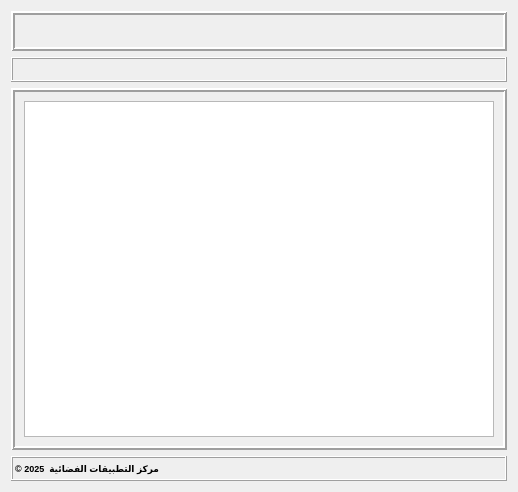
<?xml version="1.0" encoding="UTF-8"?>
<ui version="4.0">
 <class>Dialog</class>
 <widget class="QDialog" name="Dialog">
  <property name="geometry">
   <rect>
    <x>0</x>
    <y>0</y>
    <width>518</width>
    <height>492</height>
   </rect>
  </property>
  <property name="minimumSize">
   <size>
    <width>518</width>
    <height>492</height>
   </size>
  </property>
  <property name="maximumSize">
   <size>
    <width>518</width>
    <height>492</height>
   </size>
  </property>
  <property name="windowTitle">
   <string>Dialog</string>
  </property>
  <layout class="QVBoxLayout" name="verticalLayout_2">
   <item>
    <widget class="QFrame" name="frame_2">
     <property name="maximumSize">
      <size>
       <width>500</width>
       <height>90</height>
      </size>
     </property>
     <property name="frameShape">
      <enum>QFrame::Box</enum>
     </property>
     <property name="frameShadow">
      <enum>QFrame::Raised</enum>
     </property>
     <property name="lineWidth">
      <number>2</number>
     </property>
     <layout class="QVBoxLayout" name="verticalLayout">
      <item>
       <widget class="QLabel" name="label">
        <property name="text">
         <string/>
        </property>
        <property name="pixmap">
         <pixmap>../icons/Logo_MICLAT.jpg</pixmap>
        </property>
        <property name="scaledContents">
         <bool>true</bool>
        </property>
        <property name="alignment">
         <set>Qt::AlignCenter</set>
        </property>
       </widget>
      </item>
     </layout>
    </widget>
   </item>
   <item>
    <widget class="QFrame" name="frame_10">
     <property name="minimumSize">
      <size>
       <width>0</width>
       <height>25</height>
      </size>
     </property>
     <property name="maximumSize">
      <size>
       <width>16777215</width>
       <height>25</height>
      </size>
     </property>
     <property name="styleSheet">
      <string notr="true"/>
     </property>
     <property name="frameShape">
      <enum>QFrame::Box</enum>
     </property>
     <property name="frameShadow">
      <enum>QFrame::Raised</enum>
     </property>
     <layout class="QHBoxLayout" name="horizontalLayout_11">
      <property name="leftMargin">
       <number>2</number>
      </property>
      <property name="topMargin">
       <number>2</number>
      </property>
      <property name="rightMargin">
       <number>2</number>
      </property>
      <property name="bottomMargin">
       <number>2</number>
      </property>
      <item>
       <widget class="QLabel" name="list_title">
        <property name="minimumSize">
         <size>
          <width>0</width>
          <height>15</height>
         </size>
        </property>
        <property name="maximumSize">
         <size>
          <width>16777215</width>
          <height>15</height>
         </size>
        </property>
        <property name="font">
         <font>
          <pointsize>7</pointsize>
          <weight>75</weight>
          <bold>true</bold>
         </font>
        </property>
        <property name="text">
         <string/>
        </property>
        <property name="alignment">
         <set>Qt::AlignCenter</set>
        </property>
       </widget>
      </item>
     </layout>
    </widget>
   </item>
   <item>
    <widget class="QFrame" name="frame">
     <property name="minimumSize">
      <size>
       <width>0</width>
       <height>70</height>
      </size>
     </property>
     <property name="frameShape">
      <enum>QFrame::Box</enum>
     </property>
     <property name="frameShadow">
      <enum>QFrame::Raised</enum>
     </property>
     <property name="lineWidth">
      <number>2</number>
     </property>
     <layout class="QVBoxLayout" name="verticalLayout_3">
      <item>
       <widget class="QTableWidget" name="table">
        <property name="editTriggers">
         <set>QAbstractItemView::NoEditTriggers</set>
        </property>
        <property name="selectionBehavior">
         <enum>QAbstractItemView::SelectRows</enum>
        </property>
       </widget>
      </item>
     </layout>
    </widget>
   </item>
   <item>
    <widget class="QFrame" name="frame_9">
     <property name="minimumSize">
      <size>
       <width>0</width>
       <height>25</height>
      </size>
     </property>
     <property name="maximumSize">
      <size>
       <width>16777215</width>
       <height>25</height>
      </size>
     </property>
     <property name="styleSheet">
      <string notr="true"/>
     </property>
     <property name="frameShape">
      <enum>QFrame::Box</enum>
     </property>
     <property name="frameShadow">
      <enum>QFrame::Raised</enum>
     </property>
     <layout class="QHBoxLayout" name="horizontalLayout_10">
      <property name="leftMargin">
       <number>2</number>
      </property>
      <property name="topMargin">
       <number>2</number>
      </property>
      <property name="rightMargin">
       <number>2</number>
      </property>
      <property name="bottomMargin">
       <number>2</number>
      </property>
      <item>
       <widget class="QLabel" name="label_24">
        <property name="minimumSize">
         <size>
          <width>0</width>
          <height>15</height>
         </size>
        </property>
        <property name="maximumSize">
         <size>
          <width>16777215</width>
          <height>15</height>
         </size>
        </property>
        <property name="font">
         <font>
          <pointsize>7</pointsize>
          <weight>75</weight>
          <bold>true</bold>
         </font>
        </property>
        <property name="text">
         <string>مركز التطبيقات الفضائية  2025 ©</string>
        </property>
       </widget>
      </item>
      <item>
       <spacer name="horizontalSpacer_3">
        <property name="orientation">
         <enum>Qt::Horizontal</enum>
        </property>
        <property name="sizeHint" stdset="0">
         <size>
          <width>40</width>
          <height>20</height>
         </size>
        </property>
       </spacer>
      </item>
     </layout>
    </widget>
   </item>
  </layout>
 </widget>
 <resources/>
 <connections/>
</ui>
